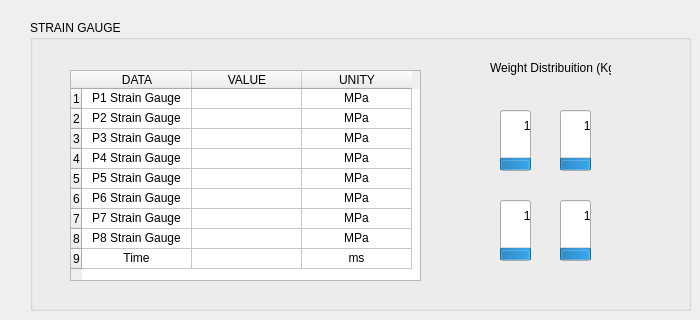
    <widget class="QWidget" name="tab_5">
     <attribute name="title">
      <string>Strain Gauge</string>
     </attribute>
     <widget class="QGroupBox" name="groupBox_20">
      <property name="geometry">
       <rect>
        <x>30</x>
        <y>20</y>
        <width>661</width>
        <height>291</height>
       </rect>
      </property>
      <property name="title">
       <string>STRAIN GAUGE</string>
      </property>
      <widget class="QTableWidget" name="tableWidget_StrainGauge">
       <property name="geometry">
        <rect>
         <x>40</x>
         <y>50</y>
         <width>351</width>
         <height>211</height>
        </rect>
       </property>
       <attribute name="horizontalHeaderDefaultSectionSize">
        <number>110</number>
       </attribute>
       <attribute name="verticalHeaderDefaultSectionSize">
        <number>20</number>
       </attribute>
       <row>
        <property name="text">
         <string>1</string>
        </property>
       </row>
       <row>
        <property name="text">
         <string>2</string>
        </property>
       </row>
       <row>
        <property name="text">
         <string>3</string>
        </property>
       </row>
       <row>
        <property name="text">
         <string>4</string>
        </property>
       </row>
       <row>
        <property name="text">
         <string>5</string>
        </property>
       </row>
       <row>
        <property name="text">
         <string>6</string>
        </property>
       </row>
       <row>
        <property name="text">
         <string>7</string>
        </property>
       </row>
       <row>
        <property name="text">
         <string>8</string>
        </property>
       </row>
       <row>
        <property name="text">
         <string>9</string>
        </property>
       </row>
       <column>
        <property name="text">
         <string>DATA</string>
        </property>
       </column>
       <column>
        <property name="text">
         <string>VALUE</string>
        </property>
       </column>
       <column>
        <property name="text">
         <string>UNITY</string>
        </property>
       </column>
       <item row="0" column="0">
        <property name="text">
         <string>P1 Strain Gauge</string>
        </property>
        <property name="textAlignment">
         <set>AlignCenter</set>
        </property>
       </item>
       <item row="0" column="1">
        <property name="text">
         <string/>
        </property>
        <property name="textAlignment">
         <set>AlignCenter</set>
        </property>
       </item>
       <item row="0" column="2">
        <property name="text">
         <string>MPa</string>
        </property>
        <property name="textAlignment">
         <set>AlignCenter</set>
        </property>
       </item>
       <item row="1" column="0">
        <property name="text">
         <string>P2 Strain Gauge</string>
        </property>
        <property name="textAlignment">
         <set>AlignCenter</set>
        </property>
       </item>
       <item row="1" column="1">
        <property name="text">
         <string/>
        </property>
        <property name="textAlignment">
         <set>AlignCenter</set>
        </property>
       </item>
       <item row="1" column="2">
        <property name="text">
         <string>MPa</string>
        </property>
        <property name="textAlignment">
         <set>AlignCenter</set>
        </property>
       </item>
       <item row="2" column="0">
        <property name="text">
         <string>P3 Strain Gauge</string>
        </property>
        <property name="textAlignment">
         <set>AlignCenter</set>
        </property>
       </item>
       <item row="2" column="1">
        <property name="text">
         <string/>
        </property>
        <property name="textAlignment">
         <set>AlignCenter</set>
        </property>
       </item>
       <item row="2" column="2">
        <property name="text">
         <string>MPa</string>
        </property>
        <property name="textAlignment">
         <set>AlignCenter</set>
        </property>
       </item>
       <item row="3" column="0">
        <property name="text">
         <string>P4 Strain Gauge</string>
        </property>
        <property name="textAlignment">
         <set>AlignCenter</set>
        </property>
       </item>
       <item row="3" column="1">
        <property name="text">
         <string/>
        </property>
        <property name="textAlignment">
         <set>AlignCenter</set>
        </property>
       </item>
       <item row="3" column="2">
        <property name="text">
         <string>MPa</string>
        </property>
        <property name="textAlignment">
         <set>AlignCenter</set>
        </property>
       </item>
       <item row="4" column="0">
        <property name="text">
         <string>P5 Strain Gauge</string>
        </property>
        <property name="textAlignment">
         <set>AlignCenter</set>
        </property>
       </item>
       <item row="4" column="1">
        <property name="text">
         <string/>
        </property>
        <property name="textAlignment">
         <set>AlignCenter</set>
        </property>
       </item>
       <item row="4" column="2">
        <property name="text">
         <string>MPa</string>
        </property>
        <property name="textAlignment">
         <set>AlignCenter</set>
        </property>
       </item>
       <item row="5" column="0">
        <property name="text">
         <string>P6 Strain Gauge</string>
        </property>
        <property name="textAlignment">
         <set>AlignCenter</set>
        </property>
       </item>
       <item row="5" column="1">
        <property name="text">
         <string/>
        </property>
        <property name="textAlignment">
         <set>AlignCenter</set>
        </property>
       </item>
       <item row="5" column="2">
        <property name="text">
         <string>MPa</string>
        </property>
        <property name="textAlignment">
         <set>AlignCenter</set>
        </property>
       </item>
       <item row="6" column="0">
        <property name="text">
         <string>P7 Strain Gauge</string>
        </property>
        <property name="textAlignment">
         <set>AlignCenter</set>
        </property>
       </item>
       <item row="6" column="1">
        <property name="text">
         <string/>
        </property>
        <property name="textAlignment">
         <set>AlignCenter</set>
        </property>
       </item>
       <item row="6" column="2">
        <property name="text">
         <string>MPa</string>
        </property>
        <property name="textAlignment">
         <set>AlignCenter</set>
        </property>
       </item>
       <item row="7" column="0">
        <property name="text">
         <string>P8 Strain Gauge</string>
        </property>
        <property name="textAlignment">
         <set>AlignCenter</set>
        </property>
       </item>
       <item row="7" column="1">
        <property name="text">
         <string/>
        </property>
        <property name="textAlignment">
         <set>AlignCenter</set>
        </property>
       </item>
       <item row="7" column="2">
        <property name="text">
         <string>MPa</string>
        </property>
        <property name="textAlignment">
         <set>AlignCenter</set>
        </property>
       </item>
       <item row="8" column="0">
        <property name="text">
         <string>Time</string>
        </property>
        <property name="textAlignment">
         <set>AlignCenter</set>
        </property>
       </item>
       <item row="8" column="1">
        <property name="textAlignment">
         <set>AlignCenter</set>
        </property>
       </item>
       <item row="8" column="2">
        <property name="text">
         <string>ms</string>
        </property>
        <property name="textAlignment">
         <set>AlignCenter</set>
        </property>
       </item>
      </widget>
      <widget class="QProgressBar" name="progressBar_WeightDistribuition4">
       <property name="geometry">
        <rect>
         <x>530</x>
         <y>180</y>
         <width>31</width>
         <height>61</height>
        </rect>
       </property>
       <property name="maximum">
        <number>150</number>
       </property>
       <property name="value">
        <number>24</number>
       </property>
       <property name="orientation">
        <enum>Qt::Vertical</enum>
       </property>
       <property name="format">
        <string>%p</string>
       </property>
      </widget>
      <widget class="QProgressBar" name="progressBar_WeightDistribuition3">
       <property name="geometry">
        <rect>
         <x>470</x>
         <y>180</y>
         <width>31</width>
         <height>61</height>
        </rect>
       </property>
       <property name="maximum">
        <number>150</number>
       </property>
       <property name="value">
        <number>24</number>
       </property>
       <property name="orientation">
        <enum>Qt::Vertical</enum>
       </property>
       <property name="format">
        <string>%p</string>
       </property>
      </widget>
      <widget class="QProgressBar" name="progressBar_WeightDistribuition2">
       <property name="geometry">
        <rect>
         <x>530</x>
         <y>90</y>
         <width>31</width>
         <height>61</height>
        </rect>
       </property>
       <property name="maximum">
        <number>150</number>
       </property>
       <property name="value">
        <number>24</number>
       </property>
       <property name="orientation">
        <enum>Qt::Vertical</enum>
       </property>
       <property name="format">
        <string>%p</string>
       </property>
      </widget>
      <widget class="QProgressBar" name="progressBar_WeightDistribuition1">
       <property name="geometry">
        <rect>
         <x>470</x>
         <y>90</y>
         <width>31</width>
         <height>61</height>
        </rect>
       </property>
       <property name="maximum">
        <number>150</number>
       </property>
       <property name="value">
        <number>24</number>
       </property>
       <property name="orientation">
        <enum>Qt::Vertical</enum>
       </property>
       <property name="format">
        <string>%p</string>
       </property>
      </widget>
      <widget class="QLabel" name="label_129">
       <property name="geometry">
        <rect>
         <x>460</x>
         <y>40</y>
         <width>121</width>
         <height>16</height>
        </rect>
       </property>
       <property name="text">
        <string>Weight Distribuition (Kg)</string>
       </property>
      </widget>
     </widget>
    </widget>
